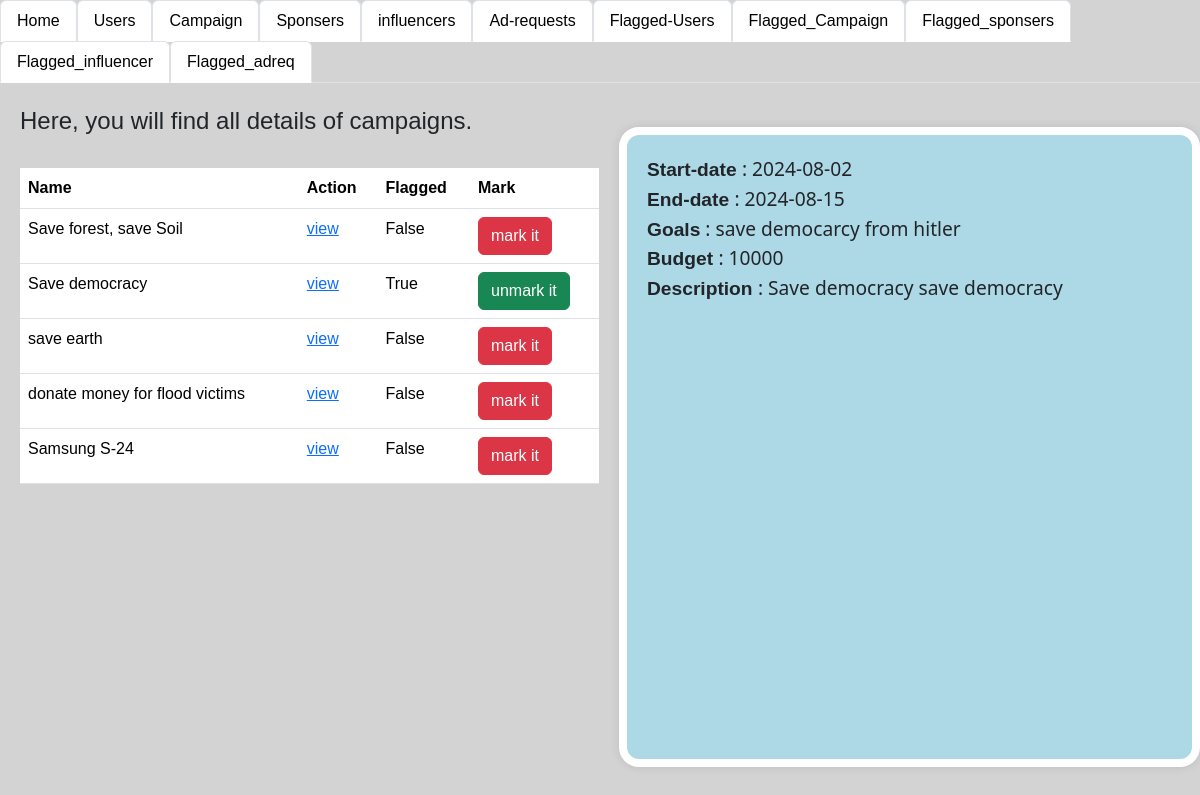
The page /admin_camp/5 on the database its author committed.
### app.py (models this page shows)
class campaigns(db.Model):
    __tablename__='campaign'
    campaigns_id=db.Column(db.Integer,primary_key=True,autoincrement=True)
    sponser_id=db.Column(db.String,db.ForeignKey(Sponsers.Sponsers_id))
    name=db.Column(db.String,nullable=False)
    description=db.Column(db.String)
    start_date=db.Column(db.String)
    end_date=db.Column(db.String)
    budget=db.Column(db.Integer)
    Visibility=db.Column(db.String)
    goals=db.Column(db.String)
    flagged_camp=db.Column(db.Boolean, default=False)

### app.py (the view)
@app.route("/admin_camp/<int:camp_id>",methods=["GET"])
def admin_camp(camp_id):
    campdata=db.session.query(campaigns).all()
    campdata_need=db.session.query(campaigns).filter(campaigns.campaigns_id==camp_id).first()
    return render_template('admin_camp.html',campdata=campdata,campdata_need=campdata_need)

### templates/admin_camp.html (shortened to what this page needs)
<!DOCTYPE html>
<html lang="en">
<head>
    <link rel="stylesheet" href="\static\style.css">
    <link href="https://cdn.jsdelivr.net/npm/bootstrap@5.3.3/dist/css/bootstrap.min.css" rel="stylesheet">
</head>
<body style="background-color: lightgray;">
  <ul class="nav nav-tabs">
    <li class="nav-item">
      <a class="nav-link active" aria-current="page" href="/login">Home</a>
    </li>
    <li class="nav-item">
      <a class="nav-link active" aria-current="page" href="/login_users">Users</a>
    </li>
    <li class="nav-item">
      <a class="nav-link active" aria-current="page" href="/login_camp" >Campaign</a>
    </li>
    <li class="nav-item">
      <a class="nav-link active" aria-current="page" href="/admin_spons" >Sponsers</a>
    </li>
    <li class="nav-item">
      <a class="nav-link active" aria-current="page" href="/admin_info" >influencers</a>
    </li>
    <li class="nav-item">
      <a class="nav-link active" aria-current="page" href="/admin_adreq" >Ad-requests</a>
  </li>
  <li class="nav-item">
    <a class="nav-link active" aria-current="page" href="/login_users/flag">Flagged-Users</a>
  </li>
    <li class="nav-item">
      <a class="nav-link active" aria-current="page" href="/login_camp/flag" >Flagged_Campaign</a>
    </li>
    <li class="nav-item">
      <a class="nav-link active" aria-current="page" href="/login_spons/flag" >Flagged_sponsers</a>
    </li>
    <li class="nav-item">
      <a class="nav-link active" aria-current="page" href="/admin_info/flag" >Flagged_influencer</a>
    </li>
    <li class="nav-item">
      <a class="nav-link active" aria-current="page" href="/admin_adreq/flag" >Flagged_adreq</a>
    </li>
  </ul>
  <div class="seperate">
    <div style="width: 50%; margin-left: 20px;">
        <h4>Here, you will find all details of campaigns.</h4><br>
        <table class="table table-hover">
          <tr>
            <th>Name</th>
            <th>Action</th>
            <th>Flagged</th>
            <th>Mark</th>
          </tr>
            {% for i in campdata %}
          <tr>
            <td>{{i.name}}</td>
            <td><a href="/admin_camp/{{i.campaigns_id}}">view</a></td>
            <td>{{i.flagged_camp}}</td>
            {% if i.flagged_camp == false %}
            <td><a class="btn btn-danger" href="/admin_camp_flag/{{i.campaigns_id}}">mark it</a></td>
            {% else %}
            <td><a class="btn btn-success" href="/admin_camp_flag_true/{{i.campaigns_id}}">unmark it</a></td>
            {% endif %}
          </tr>
            {% endfor %}
        </table>
    </div >
    <div class="admin_camp_details">
     <b> Start-date </b>: {{campdata_need.start_date}}<br>
     <b> End-date </b>: {{campdata_need.end_date}}<br>
      <b>Goals</b> : {{campdata_need.goals}}<br>
     <b> Budget </b>: {{campdata_need.budget}}<br>
      <b>Description </b>: {{campdata_need.description}}<br>
    </div>
  </div>
</body>
</html>

### static/style.css (style rules this page uses)
* { font-family:Tahoma, Geneva, Verdana, sans-serif; height: auto; }
.seperate { display: flex; }
.admin_camp_details { font-family: 'Segoe UI'; font-size: larger; text-align:start; align-items: center; border-radius: 20px; height: 80vh; width: 50%; margin-left: 20px; border: 8px solid white; background-color:lightblue; padding: 20px; box-shadow: 0 0 10px rgba(0, 0, 0, 0.1); margin-top: 20px; }

### rows shown on the page
campaigns: name "Save forest, save Soil", flagged_camp "False"
campaigns: name "Save democracy", flagged_camp "True", start_date "2024-08-02", end_date "2024-08-15", goals "save democarcy from hitler", budget "10000", description "Save democracy save democracy"
campaigns: name "save earth", flagged_camp "False"
campaigns: name "donate money for flood victims", flagged_camp "False"
campaigns: name "Samsung S-24", flagged_camp "False"
